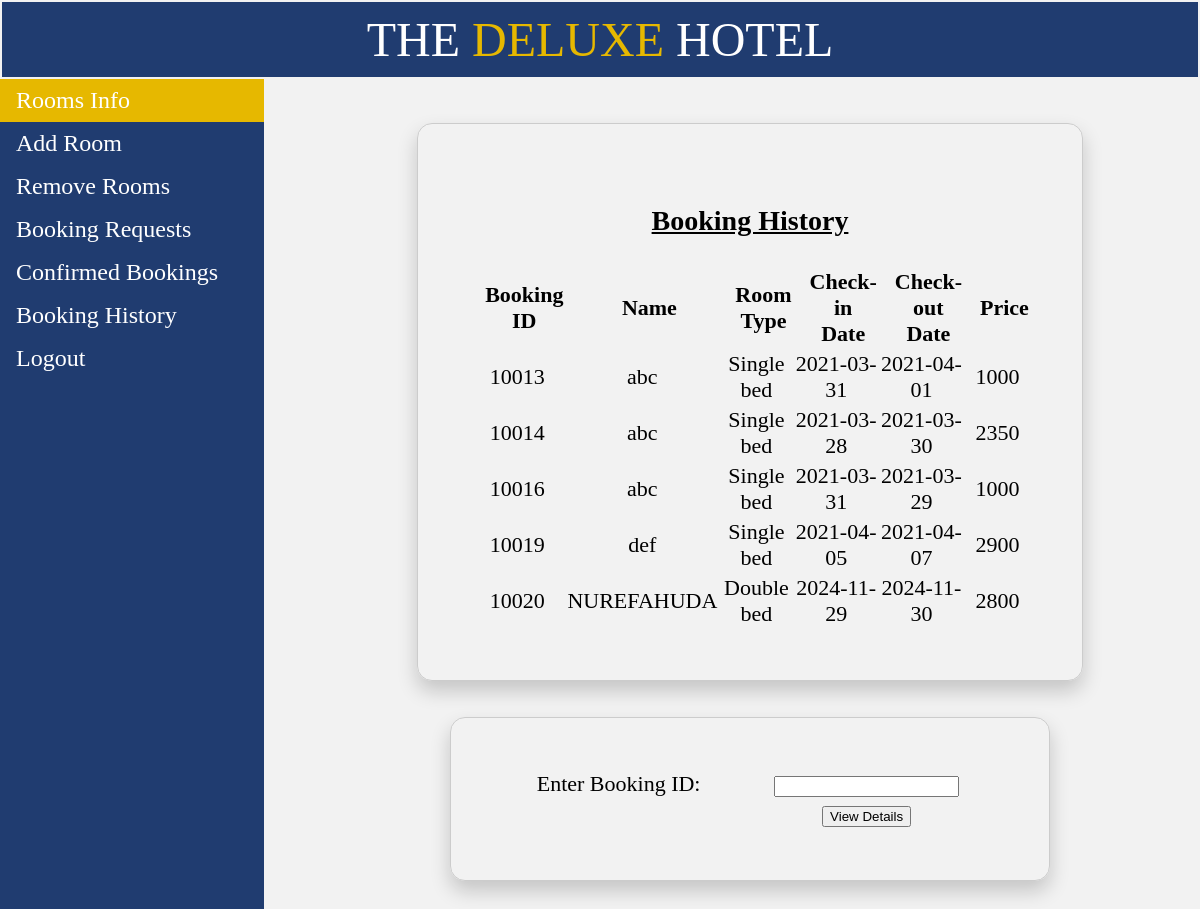
/booking_history.php, run on the app's committed database.
### tables this page shows
CREATE TABLE `booked_hist` (
  `phone` int(11) NOT NULL,
  `name` varchar(20) NOT NULL,
  `idproof` varchar(20) NOT NULL,
  `room_type` varchar(20) NOT NULL,
  `checkin` date NOT NULL,
  `checkout` date NOT NULL,
  `days` int(11) NOT NULL,
  `ac` varchar(5) NOT NULL,
  `breakfast` varchar(5) NOT NULL,
  `lunch` varchar(5) NOT NULL,
  `snacks` varchar(5) NOT NULL,
  `dinner` varchar(5) NOT NULL,
  `swimming` varchar(5) NOT NULL,
  `price` int(11) NOT NULL,
  `book_id` int(11) NOT NULL
);

### booking_history.php (the view, shortened to what this page needs)
<!DOCTYPE html>
<html>
<head>
</head>
<body>
	<table style="width: 100%;">
		<tr>
			<td id="td1" style="padding: 10px; font-size: 48px;">THE <p style="color: #e6b800; display: inline;">DELUXE</p> HOTEL</td>
		</tr>
	</table>
	<ul>
		<li><a href="admin_view.php" class="active">Rooms Info</a></li>
		<li><a href="add_room_admin.php">Add Room</a></li>
		<li><a href="remove_room_admin.php">Remove Rooms</a></li>
		<li><a href="admin_room_status.php">Booking Requests</a></li>
		<li><a href="confirmed_bookings.php">Confirmed Bookings</a></li>
		<li><a href="booking_history.php">Booking History</a></li>
		<li><a href="index.php">Logout</a></li>
	</ul>
	<div style="margin-left:25%;padding:1px 16px;height:1000px;">
			<table class="basic_box">
				<tr>
					<td colspan="6"><p style="font-size: 28px; text-align: center; text-decoration: underline;"><b>Booking History</b></p>
				</td>
				<tr>
					<th>Booking ID</th>
					<th>Name</th>
					<th>Room Type</th>
					<th>Check-in Date</th>
					<th>Check-out Date</th>
					<th>Price</th>
				</tr>
				<tr>
				<?php
					$conn = new mysqli("localhost","root","", "hotel");
					$sql1 = "SELECT * from booked_hist";
					if ($result=mysqli_query($conn,$sql1))
				  	{
				  		while ($row=mysqli_fetch_row($result))
				    	{
				    		?>
				    		<td><?php echo $row[14]; ?></td>
				   			<td><?php echo $row[1]; ?></td>
				   			<td><?php echo $row[3]; ?></td>
				   			<td><?php echo $row[4]; ?></td>
				    		<td><?php echo $row[5]; ?></td>
				    		<td><?php echo $row[13]; ?></td>
				</tr><?php
				    	}
				    }?>
			</table><br><br>
			<table class="basic_box">
				<tr>
					<td colspan="1">Enter Booking ID:</td>
					<td colspan="2">
						<form action="admin_room_history.php" method="post">
							<input type="number" name="book_id">
					</td>
				</tr>
				<tr>
					<td></td>
					<td style="text-align: center;"><button type="submit">View Details</button></td></form>
				</tr>
			</table>
		</div>
	</body>
</html>

### booking_history.php (style rules this page uses)
body { margin: 0; background: #f2f2f2; }
table { font-size: 22px; }
td { text-align: center; }
.basic_box { border: 1px solid #ccc; border-radius: 15px; margin: auto; width: 600px; padding: 50px; box-shadow: 0 10px 20px rgba(0,0,0,0.19); }
#td1 { background-color: rgba(09,41,98,0.9); color: white; border: 10px; margin-top: -10px; padding: 10px; }
th { font-weight: bold; padding-left: 15px; }
ul { list-style-type: none; margin: 0; padding: 0; width: 22%; font-size: 24px; background-color: rgba(09,41,98,0.9); text-decoration: none; position: fixed; height: 100%; overflow: auto; }
li { color: white; }
li a { display: block; color: white; padding: 8px 16px; text-decoration: none; }
li a.active { background-color: #e6b800; color: white; }

### data on the page
booked_hist: book "10013", name "abc", room_type "Single bed", checkin "2021-03-31", checkout "2021-04-01", price "1000"
booked_hist: book "10014", name "abc", room_type "Single bed", checkin "2021-03-28", checkout "2021-03-30", price "2350"
booked_hist: book "10016", name "abc", room_type "Single bed", checkin "2021-03-31", checkout "2021-03-29", price "1000"
booked_hist: book "10019", name "def", room_type "Single bed", checkin "2021-04-05", checkout "2021-04-07", price "2900"
booked_hist: book "10020", name "NUREFAHUDA", room_type "Double bed", checkin "2024-11-29", checkout "2024-11-30", price "2800"
